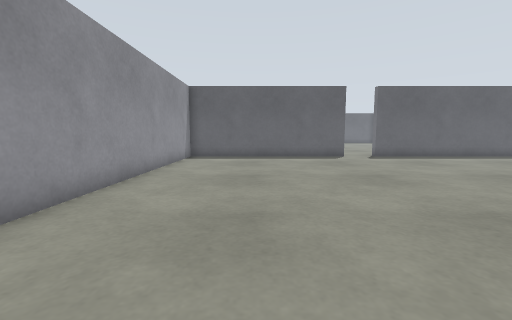
view 1 (above)

15 first-person views from a walk through a Gazebo world. The camera is 0.68 m above the floor, tilts 6° down and sees 90° across. The floor is counted in squares, 0.5 m on a side. Each view is taken from the middle of a square. On the plan, view 1 faces up. The plan holds only what a view shows up to about 13 squares ahead; the rest is blank. The place goes on beyond the plan. Robots are left out.

view 2
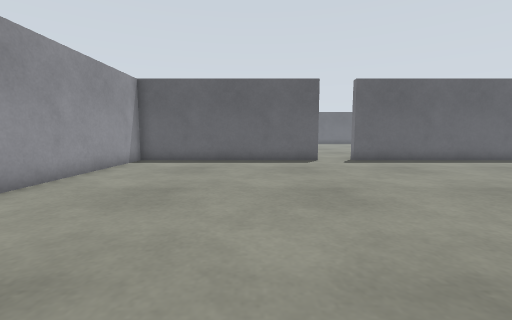

view 3
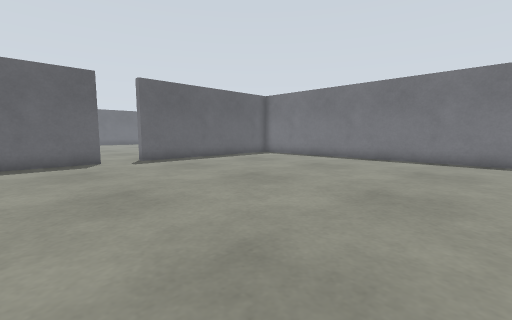

view 4
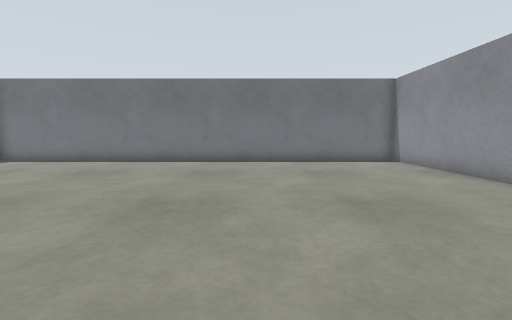

view 5
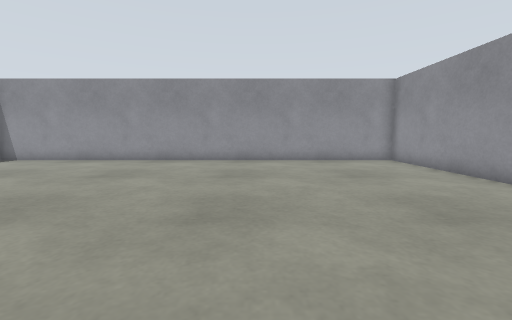

view 6
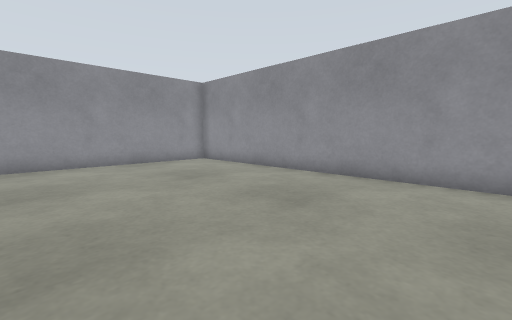

view 7
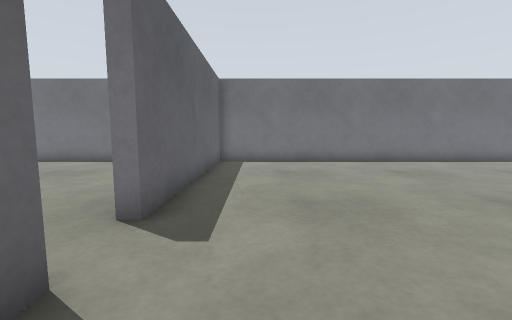

view 8
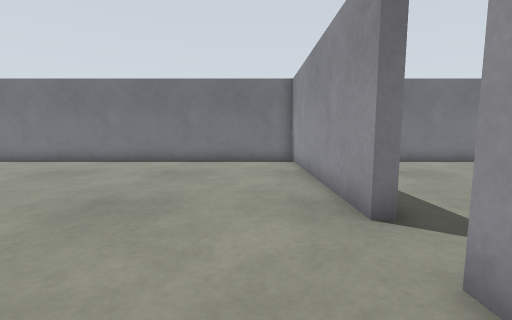

view 9
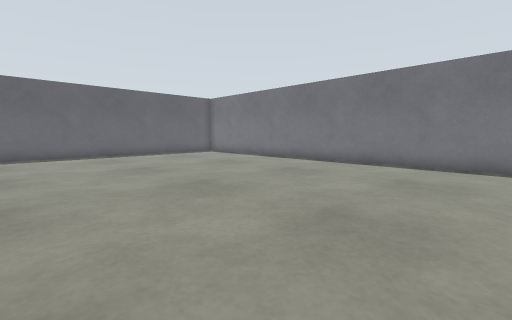

view 10
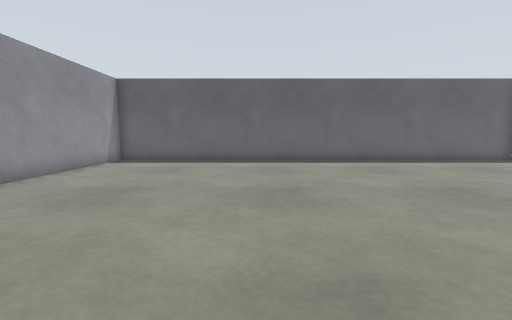

view 11
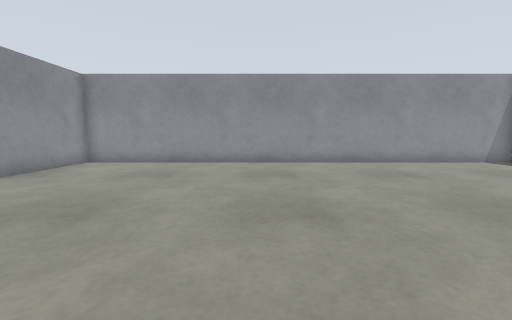

view 12
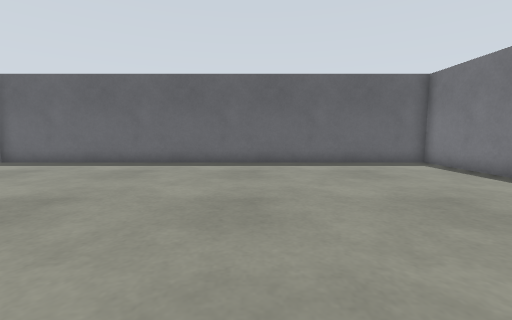

view 13
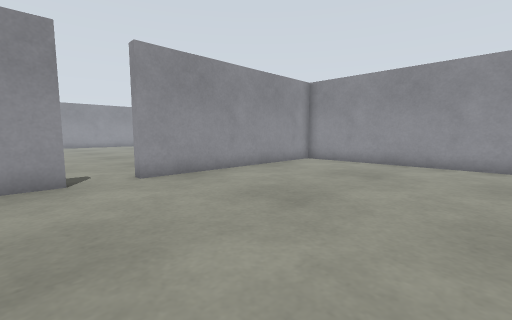

view 14
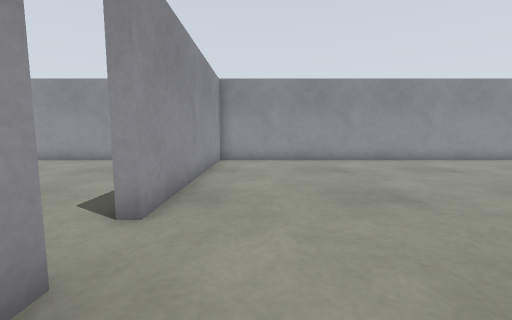

view 15
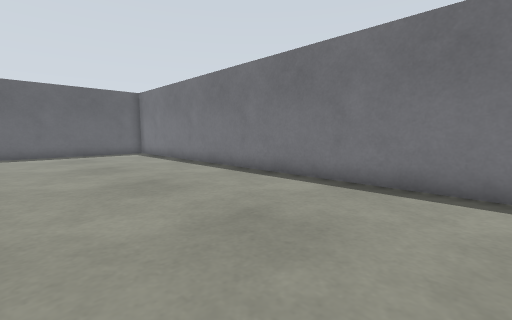

### Floor plan
Points are (right, up) in squares from view 1. A wall is a line through its corners. A room is listed if a view was taken in it or the views show most of it. See-through windows are left out.
Room 1 (views 1, 2, 3, 4, 5, 6, 7)
walls: (5.1, 15.2) (5.1, 14.8) (-3.8, 14.8) (-3.8, -4.8) (15.8, -4.8) (15.8, 14.8) (6.9, 14.8) (6.9, 15.2)
ways out: opening at (6, 15) to room 2
Room 2 (views 8, 9, 10, 11, 12, 13, 14, 15)
walls: (6.9, 15.2) (15.8, 15.2) (15.8, 34.8) (-3.8, 34.8) (-3.8, 15.2) (5.1, 15.2)
ways out: opening at (6, 15) to room 1

Positions as (right, up) in squares from view 1, and headings:
1: (0, 0), facing up
2: (2, 2), facing up
3: (2, 2), facing up-right
4: (3, 2), facing right
5: (3, 8), facing down
6: (4, 7), facing down-left
7: (3, 13), facing right
8: (3, 17), facing right
9: (4, 18), facing up-right
10: (3, 22), facing up
11: (8, 23), facing left
12: (8, 23), facing up
13: (8, 23), facing down-left
14: (9, 17), facing left
15: (9, 17), facing up-right
